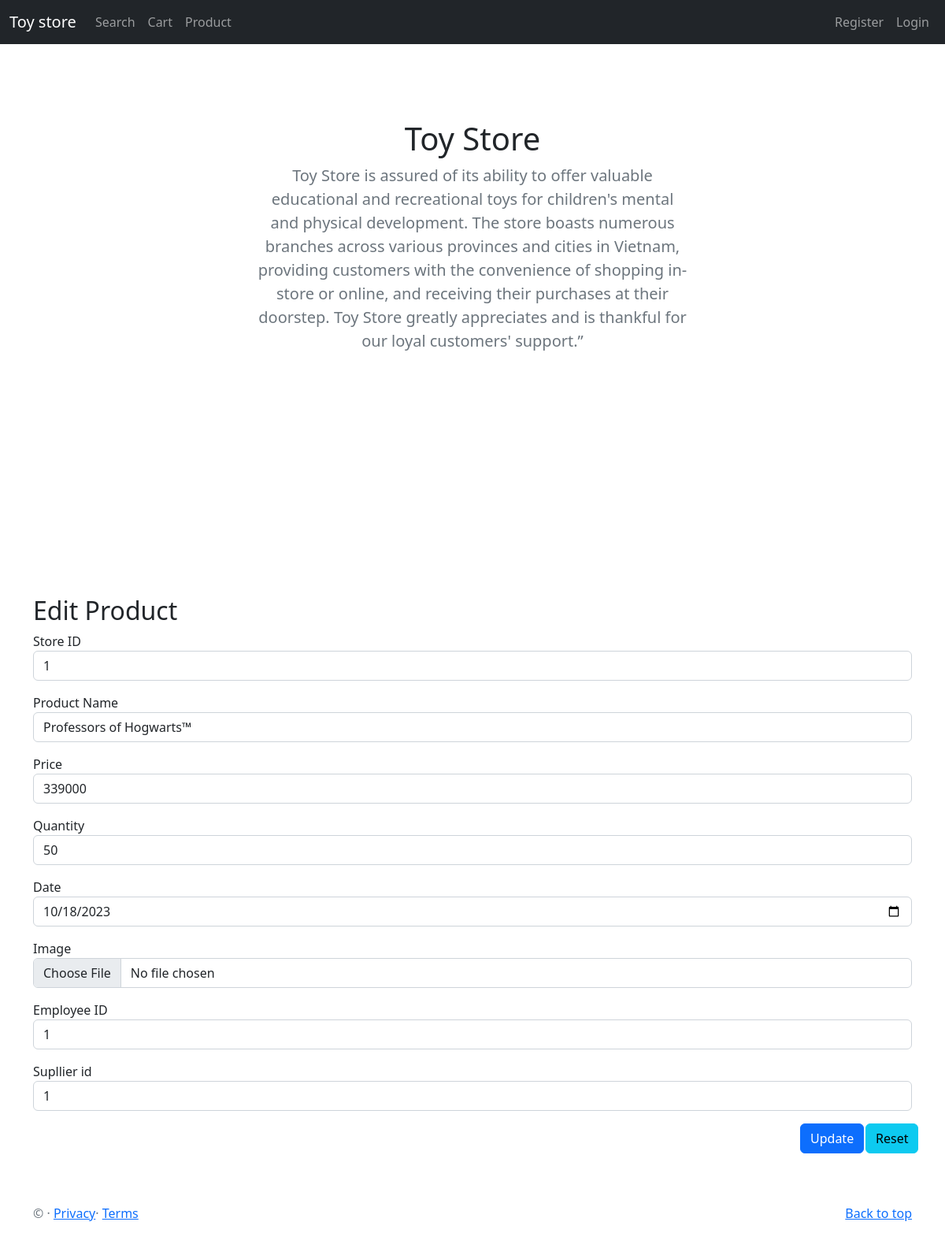
The page /update.php?proid=1 on the database as committed earlier.
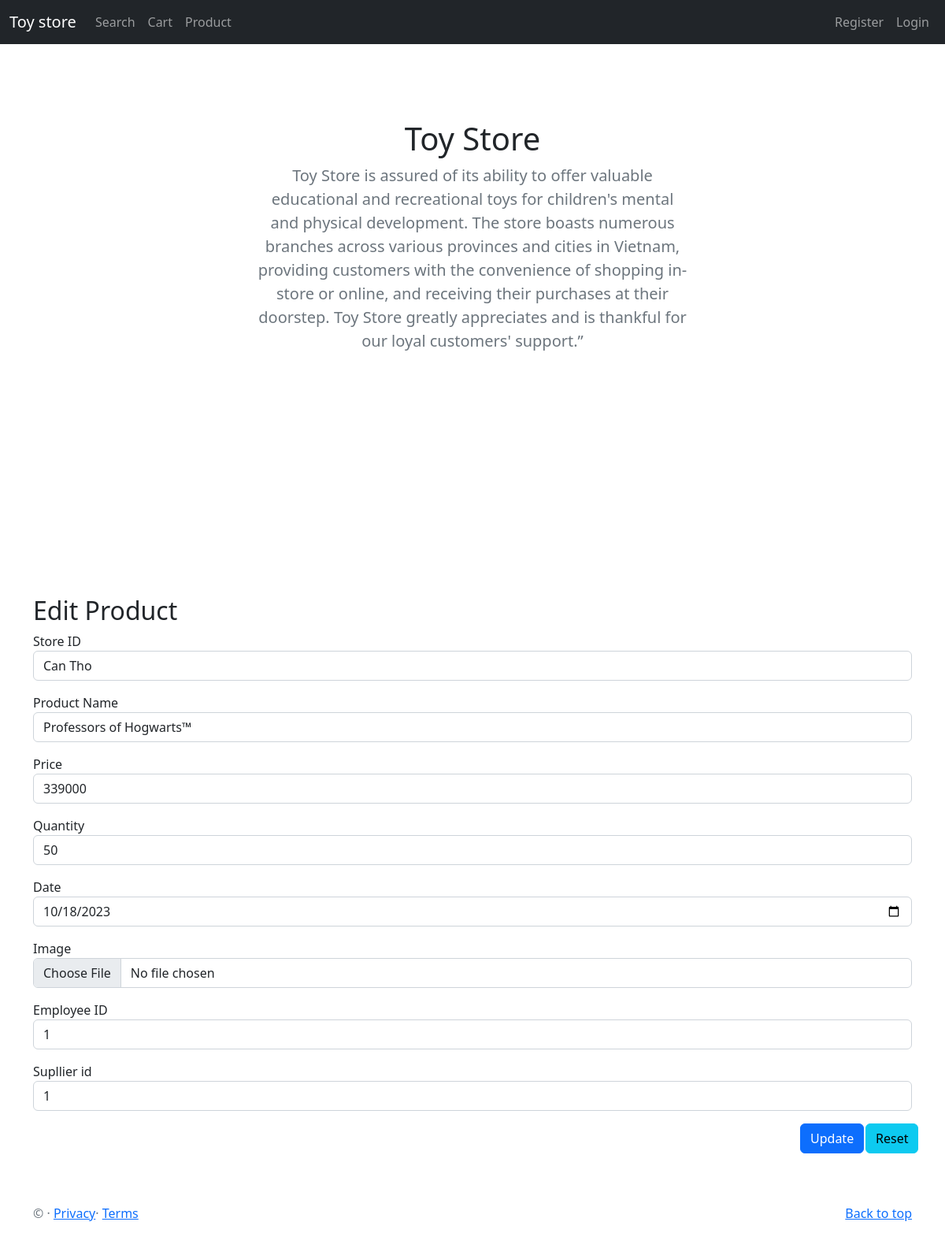
The same page on the database as committed later.
### tables this page shows
CREATE TABLE `product` (
  `proid` int(11) NOT NULL,
  `stoid` varchar(50) NOT NULL,
  `name` varchar(50) NOT NULL,
  `price` decimal(10,0) NOT NULL,
  `quantity` int(11) NOT NULL,
  `image` varchar(100) DEFAULT NULL,
  `dob` date NOT NULL,
  `emid` int(20) NOT NULL,
  `supid` int(20) NOT NULL
);

### update.php (the view, shortened to what this page needs)
<?php
require_once('header.php');
$c = new Connect();
$dblink = $c->connectToMySQL();
$product_id = $_GET['proid'];
$sql = "SELECT * FROM `product` WHERE `proid` = $product_id";
$result = $dblink->query($sql);
$row = $result->fetch_assoc();
?>
<div class="container">
    <h2>Edit Product</h2>
    <form action="#" class="form form-vertical" name="formedit" role="form" method="post">
        <div class="row mb-3">
            <div class="col-12">
                <div class="form-group">
                    <label for="stoid" class="col-sm-2"> Store ID</label>
                    <input id="stoid" type="text" name="stoid" class="form-control" value="<?= $row['stoid'] ?>">
                </div>
            </div>
        </div>
        <div class="row mb-3">
            <div class="col-12">
                <div class="form-group">
                    <label for="name" class="col-sm-2"> Product Name</label>
                    <input id="name" type="text" name="name" class="form-control" value="<?= $row['name'] ?>">
                </div>
            </div>
        </div>
        <div class="row mb-3">
            <div class="col-12">
                <div class="form-group">
                    <label for="price" class="col-sm-2"> Price</label>
                    <input type="text" name="price" id="price" class="form-control" value="<?= $row['price'] ?>">
                </div>
            </div>
        </div>
        <div class="row mb-3">
            <div class="col-12">
                <div class="form-group">
                    <label for="quantity" class="col-sm-2"> Quantity</label>
                    <input type="text" name="quantity" id="quantity" class="form-control" value="<?= $row['quantity'] ?>">
                </div>
            </div>
        </div>
        <div class="row mb-3">
            <div class="col-12">
                <div class="form-group">
                    <label for="date" class="col-sm-2"> Date</label>
                    <input type="date" name="dob" id="dob" class="form-control" value="<?= $row['dob'] ?>">
                </div>
            </div>
        </div><div class="row mb-3">
            <div class="col-12">
                <div class="form-group">
                    <label for="image" class="col-sm-2"> Image</label>
                    <input type="file" name="image" id="image" class="form-control" value="<?= $row['image'] ?>">
                </div>
            </div>
        </div><div class="row mb-3">
            <div class="col-12">
                <div class="form-group">
                    <label for="emid" class="col-sm-2"> Employee ID</label>
                    <input type="text" name="emid" id="emid" class="form-control" value="<?= $row['emid'] ?>">
                </div>
            </div>
        </div>
        <div class="row mb-3">
            <div class="col-12">
                <div class="form-group">
                    <label for="supid" class="col-sm-2"> Supllier id</label>
                    <input type="text" name="supid" id="supid" class="form-control" value="<?= $row['supid'] ?>">
                </div>
            </div>
        </div>
        <div class="row mb-3">
            <div class="col-2 ms-auto row">
                <div class="col-6 d-grid mx-auto">
                    <button type="submit" name="update" class="btn btn-primary">Update</button>
                </div>
                <div class="col-6 d-grid mx-auto">
                    <button type="reset" name="btnReset" class="btn btn-info">Reset</button>
                </div>
            </div>
        </div>
    </form>
</div>
<?php
require_once('footer.php');
?>

Rows that differ between the two databases and show on the page:
changed product "Professors of Hogwarts™": stoid "1" → "Can Tho"
